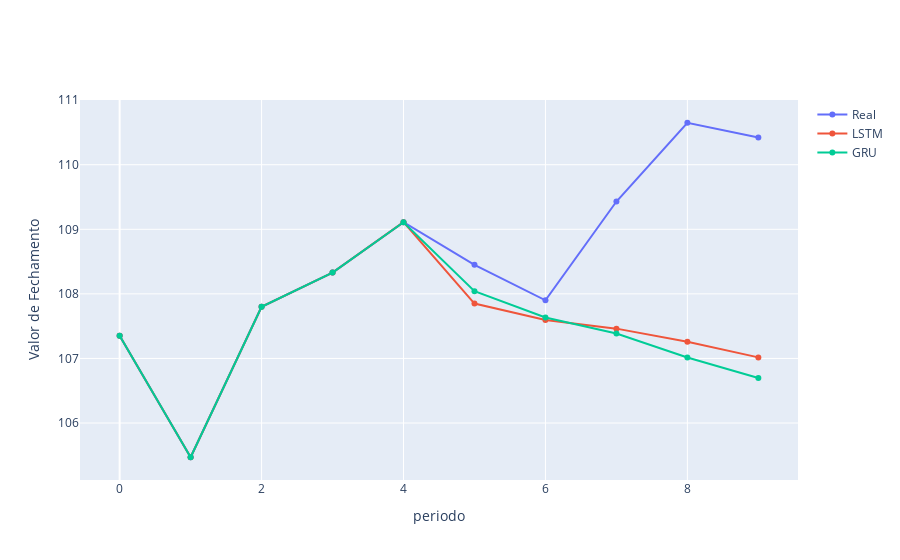

Write notebook code for a chart like this one.
### Code cell
import plotly.graph_objs as go
fig = go.Figure()

fig.add_trace(go.Scatter(
   y=bova11['close'][-10:],
   name="Real")
)

fig.add_trace(go.Scatter(
   y=pred_5_lstm['close'][-10:],
   name="LSTM")
)

fig.add_trace(go.Scatter(
   y=pred_5_gru.close[-10:],
   name="GRU")
)

fig.update_layout(
   #title="Banda de Bollinger superior e inferior dos ultimos 60 dias de fechamento de 2009 a Fev 2023",
    yaxis_title="Valor de Fechamento",
    xaxis_title="periodo",
   #legend_title="legend",
)
fig.show()

### Figure 1 — Plotly figure (JSON) as saved in the notebook; plotly's stock layout.template omitted (floating-point values rounded to 4 significant figures)
{"data": [{"name": "Real", "type": "scatter", "y": [107.3, 105.5, 107.8, 108.3, 109.1, 108.4, 107.9, 109.4, 110.7, 110.4]}, {"name": "LSTM", "type": "scatter", "y": [107.3, 105.5, 107.8, 108.3, 109.1, 107.8, 107.6, 107.5, 107.3, 107.0]}, {"name": "GRU", "type": "scatter", "y": [107.3, 105.5, 107.8, 108.3, 109.1, 108.0, 107.6, 107.4, 107.0, 106.7]}], "layout": {"xaxis": {"title": {"text": "periodo"}}, "yaxis": {"title": {"text": "Valor de Fechamento"}}}}
